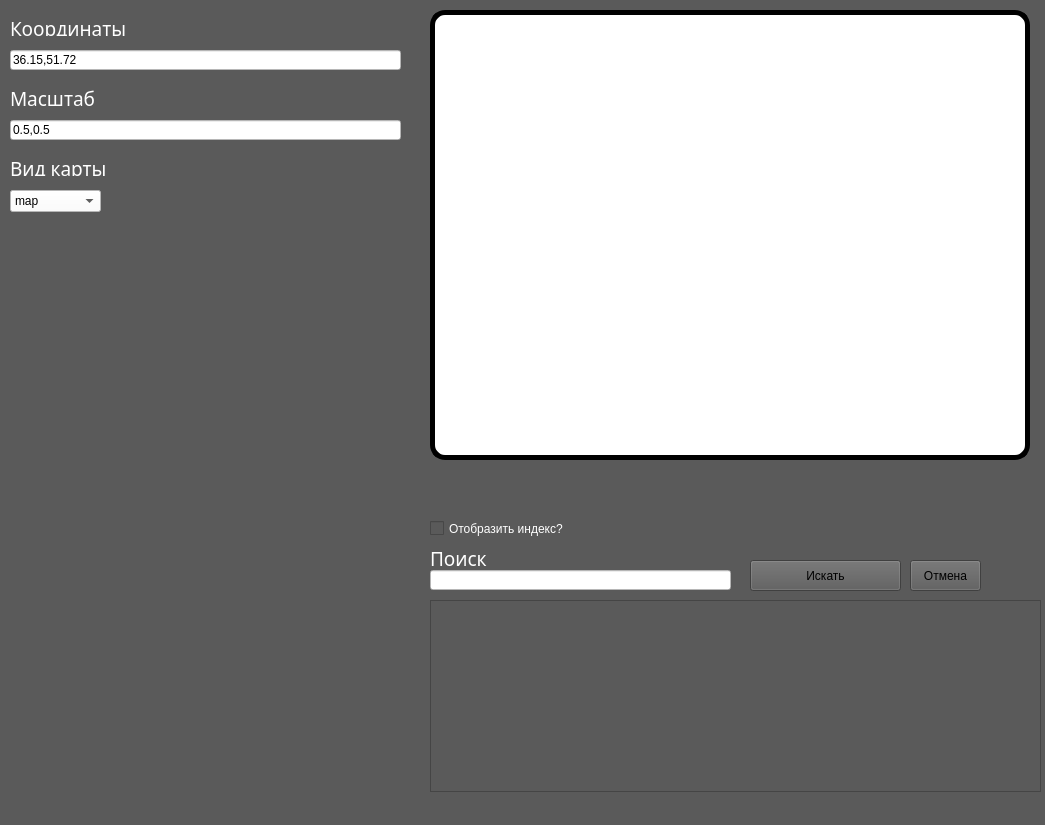
<?xml version="1.0" encoding="UTF-8"?>
<ui version="4.0">
 <class>MainWindow</class>
 <widget class="QMainWindow" name="MainWindow">
  <property name="geometry">
   <rect>
    <x>0</x>
    <y>0</y>
    <width>1045</width>
    <height>825</height>
   </rect>
  </property>
  <property name="sizePolicy">
   <sizepolicy hsizetype="Maximum" vsizetype="Preferred">
    <horstretch>0</horstretch>
    <verstretch>0</verstretch>
   </sizepolicy>
  </property>
  <property name="minimumSize">
   <size>
    <width>1045</width>
    <height>825</height>
   </size>
  </property>
  <property name="maximumSize">
   <size>
    <width>1045</width>
    <height>825</height>
   </size>
  </property>
  <property name="mouseTracking">
   <bool>true</bool>
  </property>
  <property name="focusPolicy">
   <enum>Qt::ClickFocus</enum>
  </property>
  <property name="windowTitle">
   <string>MainWindow</string>
  </property>
  <property name="styleSheet">
   <string notr="true">background-color: rgb(90, 90, 90)</string>
  </property>
  <widget class="QWidget" name="centralwidget">
   <widget class="QLabel" name="Image">
    <property name="geometry">
     <rect>
      <x>430</x>
      <y>10</y>
      <width>600</width>
      <height>450</height>
     </rect>
    </property>
    <property name="styleSheet">
     <string notr="true">background-color: rgb(255, 255, 255);
                                  border-style: outset;
                                  border-color: rgb(0, 0, 0);
                                  border-width: 5px;
                                  border-radius:15px;</string>
    </property>
    <property name="text">
     <string/>
    </property>
   </widget>
   <widget class="QLineEdit" name="LL">
    <property name="geometry">
     <rect>
      <x>10</x>
      <y>50</y>
      <width>391</width>
      <height>20</height>
     </rect>
    </property>
    <property name="mouseTracking">
     <bool>true</bool>
    </property>
    <property name="focusPolicy">
     <enum>Qt::ClickFocus</enum>
    </property>
    <property name="styleSheet">
     <string notr="true">background-color: rgb(255, 255, 255);</string>
    </property>
    <property name="text">
     <string>36.15,51.72</string>
    </property>
   </widget>
   <widget class="QLabel" name="_label_cords">
    <property name="geometry">
     <rect>
      <x>10</x>
      <y>20</y>
      <width>131</width>
      <height>16</height>
     </rect>
    </property>
    <property name="font">
     <font>
      <family>SamsungOneUI Medium Condensed</family>
      <pointsize>14</pointsize>
     </font>
    </property>
    <property name="styleSheet">
     <string notr="true">color: rgb(255, 255, 255);</string>
    </property>
    <property name="text">
     <string>Координаты</string>
    </property>
   </widget>
   <widget class="QLabel" name="_label_ms">
    <property name="geometry">
     <rect>
      <x>10</x>
      <y>90</y>
      <width>131</width>
      <height>16</height>
     </rect>
    </property>
    <property name="font">
     <font>
      <family>SamsungOneUI Medium Condensed</family>
      <pointsize>14</pointsize>
     </font>
    </property>
    <property name="styleSheet">
     <string notr="true">color: rgb(255, 255, 255);</string>
    </property>
    <property name="text">
     <string>Масштаб</string>
    </property>
   </widget>
   <widget class="QLineEdit" name="Spn">
    <property name="geometry">
     <rect>
      <x>10</x>
      <y>120</y>
      <width>391</width>
      <height>20</height>
     </rect>
    </property>
    <property name="mouseTracking">
     <bool>true</bool>
    </property>
    <property name="focusPolicy">
     <enum>Qt::ClickFocus</enum>
    </property>
    <property name="styleSheet">
     <string notr="true">background-color: rgb(255, 255, 255);</string>
    </property>
    <property name="text">
     <string>0.5,0.5</string>
    </property>
    <property name="frame">
     <bool>true</bool>
    </property>
   </widget>
   <widget class="QLabel" name="_label_mapview">
    <property name="geometry">
     <rect>
      <x>10</x>
      <y>160</y>
      <width>131</width>
      <height>16</height>
     </rect>
    </property>
    <property name="font">
     <font>
      <family>SamsungOneUI Medium Condensed</family>
      <pointsize>14</pointsize>
     </font>
    </property>
    <property name="styleSheet">
     <string notr="true">color: rgb(255, 255, 255);</string>
    </property>
    <property name="text">
     <string>Вид карты</string>
    </property>
   </widget>
   <widget class="QComboBox" name="L">
    <property name="geometry">
     <rect>
      <x>10</x>
      <y>190</y>
      <width>91</width>
      <height>22</height>
     </rect>
    </property>
    <property name="focusPolicy">
     <enum>Qt::NoFocus</enum>
    </property>
    <property name="styleSheet">
     <string notr="true">background-color: rgb(255, 255, 255);</string>
    </property>
    <item>
     <property name="text">
      <string>map</string>
     </property>
    </item>
    <item>
     <property name="text">
      <string>sat</string>
     </property>
    </item>
    <item>
     <property name="text">
      <string>skl</string>
     </property>
    </item>
    <item>
     <property name="text">
      <string>trf</string>
     </property>
    </item>
   </widget>
   <widget class="QLineEdit" name="Search_text">
    <property name="geometry">
     <rect>
      <x>430</x>
      <y>570</y>
      <width>301</width>
      <height>20</height>
     </rect>
    </property>
    <property name="mouseTracking">
     <bool>false</bool>
    </property>
    <property name="focusPolicy">
     <enum>Qt::ClickFocus</enum>
    </property>
    <property name="styleSheet">
     <string notr="true">background-color: rgb(255, 255, 255);</string>
    </property>
    <property name="text">
     <string/>
    </property>
   </widget>
   <widget class="QLabel" name="_label_search">
    <property name="geometry">
     <rect>
      <x>430</x>
      <y>550</y>
      <width>131</width>
      <height>16</height>
     </rect>
    </property>
    <property name="font">
     <font>
      <family>SamsungOneUI Medium Condensed</family>
      <pointsize>14</pointsize>
     </font>
    </property>
    <property name="styleSheet">
     <string notr="true">color: rgb(255, 255, 255);</string>
    </property>
    <property name="text">
     <string>Поиск</string>
    </property>
   </widget>
   <widget class="QPushButton" name="Search_button">
    <property name="geometry">
     <rect>
      <x>750</x>
      <y>560</y>
      <width>151</width>
      <height>31</height>
     </rect>
    </property>
    <property name="focusPolicy">
     <enum>Qt::NoFocus</enum>
    </property>
    <property name="styleSheet">
     <string notr="true">background-color: rgb(13, 13, 13);
                               font: 63 8pt \&quot;Bahnschrift SemiBold\&quot;;
                               color:rgb(255, 255, 255);
                               border-style:outset;
                               border-width:4px;
                               border-radius:15px;
                               border-color:rgb(30, 30, 30)</string>
    </property>
    <property name="text">
     <string>Искать</string>
    </property>
   </widget>
   <widget class="QPushButton" name="Search_button_cancel">
    <property name="geometry">
     <rect>
      <x>910</x>
      <y>560</y>
      <width>71</width>
      <height>31</height>
     </rect>
    </property>
    <property name="focusPolicy">
     <enum>Qt::NoFocus</enum>
    </property>
    <property name="styleSheet">
     <string notr="true">background-color: rgb(13, 13, 13);
                               font: 63 8pt \&quot;Bahnschrift SemiBold\&quot;;
                               color:rgb(255, 255, 255);
                               border-style:outset;
                               border-width:4px;
                               border-radius:15px;
                               border-color:rgb(30, 30, 30)</string>
    </property>
    <property name="text">
     <string>Отмена</string>
    </property>
   </widget>
   <widget class="QCheckBox" name="Index_check">
    <property name="geometry">
     <rect>
      <x>430</x>
      <y>520</y>
      <width>151</width>
      <height>17</height>
     </rect>
    </property>
    <property name="focusPolicy">
     <enum>Qt::NoFocus</enum>
    </property>
    <property name="styleSheet">
     <string notr="true">color: rgb(255, 255, 255);
font: 75 10pt &quot;SamsungOneUILatin 700C&quot;;</string>
    </property>
    <property name="text">
     <string>Отобразить индекс?</string>
    </property>
   </widget>
   <widget class="QListWidget" name="Search_result">
    <property name="geometry">
     <rect>
      <x>430</x>
      <y>600</y>
      <width>611</width>
      <height>192</height>
     </rect>
    </property>
    <property name="styleSheet">
     <string notr="true">color: rgb(255, 255, 255);
font: 25 18pt &quot;SamsungOneUI&quot;;</string>
    </property>
   </widget>
  </widget>
  <widget class="QMenuBar" name="menubar">
   <property name="geometry">
    <rect>
     <x>0</x>
     <y>0</y>
     <width>1045</width>
     <height>21</height>
    </rect>
   </property>
  </widget>
  <widget class="QStatusBar" name="statusbar"/>
 </widget>
 <resources/>
 <connections/>
</ui>
